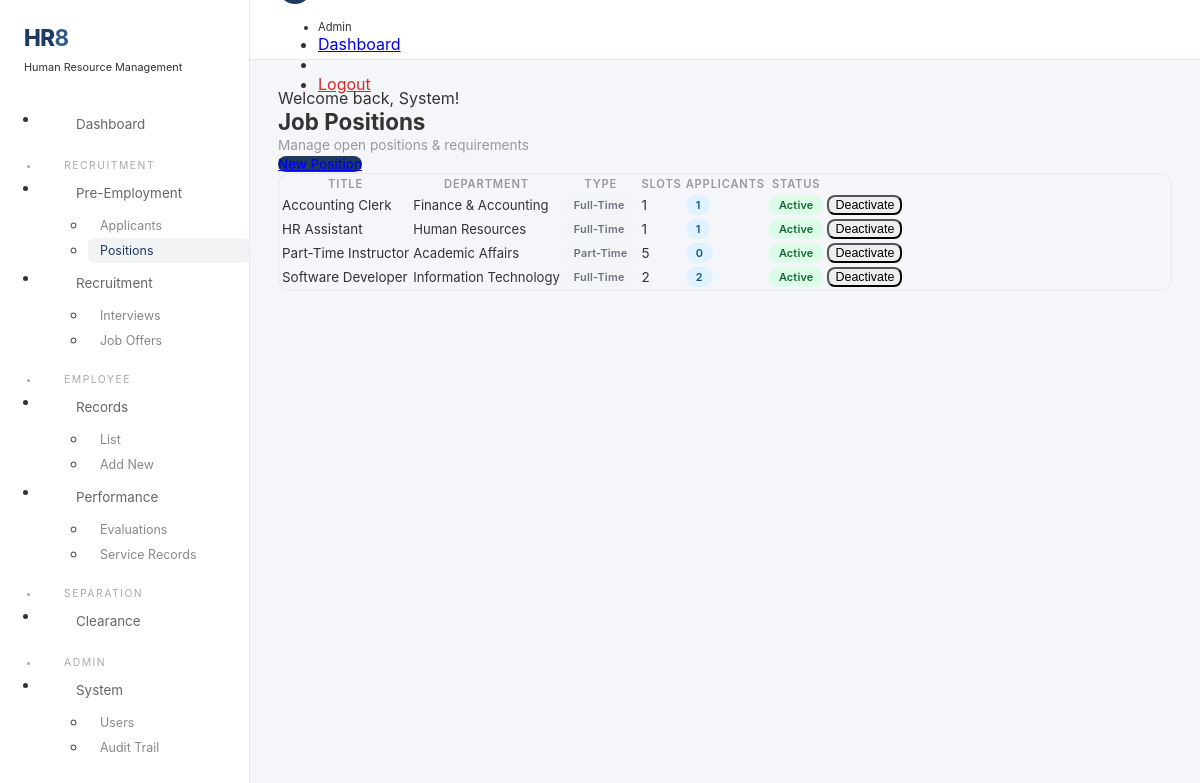
The page /modules/pre_employment/positions.php (signed in) on the database its author committed.
### tables this page shows
CREATE TABLE `job_positions` (
  `position_id` int(11) NOT NULL,
  `title` varchar(150) NOT NULL,
  `department_id` int(11) DEFAULT NULL,
  `description` text DEFAULT NULL,
  `requirements` text DEFAULT NULL,
  `employment_type` enum('Full-Time','Part-Time','Contractual','Probationary') DEFAULT 'Full-Time',
  `salary_grade` varchar(20) DEFAULT NULL,
  `slots` int(11) DEFAULT 1,
  `is_active` tinyint(1) DEFAULT 1,
  `created_by` int(11) DEFAULT NULL,
  `created_at` timestamp NOT NULL DEFAULT current_timestamp(),
  `updated_at` timestamp NOT NULL DEFAULT current_timestamp() ON UPDATE current_timestamp()
);

CREATE TABLE `departments` (
  `department_id` int(11) NOT NULL,
  `department_name` varchar(100) NOT NULL,
  `department_code` varchar(20) NOT NULL,
  `head_user_id` int(11) DEFAULT NULL,
  `is_active` tinyint(1) DEFAULT 1,
  `created_at` timestamp NOT NULL DEFAULT current_timestamp()
);

### config/db.php (called while the page is built, shortened)
<?php
class Database
{
    private static ?PDO $connection = null;
    public static function getConnection(): PDO
    {
        if (self::$connection === null) {
            try {
                $dsn = sprintf('mysql:host=%s;dbname=%s;charset=%s', self::DB_HOST, self::DB_NAME, self::DB_CHARSET);
                self::$connection = new PDO($dsn, self::DB_USER, self::DB_PASS, self::PDO_OPTIONS);
            } catch (PDOException $e) {
                $logDir = __DIR__ . '/../logs';
                if (!is_dir($logDir)) mkdir($logDir, 0755, true);
                error_log("[" . date('Y-m-d H:i:s') . "] DB Error: " . $e->getMessage() . PHP_EOL, 3, $logDir . '/db_errors.log');
                throw new RuntimeException('Database connection unavailable.');
            }
        }
        return self::$connection;
    }
}

### models/BaseModel.php (called while the page is built, shortened)
<?php
abstract class BaseModel
{
    public function __construct()
    {
        $this->db = Database::getConnection();
    }
}

### models/JobPosition.php (called while the page is built, shortened)
<?php
class JobPosition extends BaseModel
{
    public function getAllWithDepartment(): array
    {
        $sql = "SELECT jp.*, d.department_name,
                       (SELECT COUNT(*) FROM applicants a WHERE a.position_applied_id = jp.position_id AND a.status NOT IN ('Rejected','Withdrawn','Hired')) as active_applicants
                FROM job_positions jp
                LEFT JOIN departments d ON jp.department_id = d.department_id
                ORDER BY jp.title";
        return $this->db->query($sql)->fetchAll(PDO::FETCH_ASSOC);
    }
}

### includes/helpers.php (called while the page is built, shortened)
<?php
function sanitize_output(string $d): string { return htmlspecialchars($d, ENT_QUOTES, 'UTF-8'); }

### modules/pre_employment/positions.php (the view, shortened to what this page needs)
<?php
require_once __DIR__.'/../../config/db.php';require_once __DIR__.'/../../includes/helpers.php';require_once __DIR__.'/../../models/BaseModel.php';require_once __DIR__.'/../../models/JobPosition.php';
Auth::requireRole(['Admin','HR Manager','HR Staff']);$pm=new JobPosition();$dm=new Department();
$all=$pm->getAllWithDepartment();$depts=$dm->getActive();$showCreate=($_GET['action']??'')==='create';
$pageTitle='Job Positions';include __DIR__.'/../../includes/layout_top.php';
?>
<div class="page-hd uk-flex uk-flex-between uk-flex-middle uk-margin-bottom"><div><h3>Job Positions</h3><p>Manage open positions &amp; requirements</p></div><a href="?action=create" class="uk-button uk-button-primary uk-button-small"><span uk-icon="icon:plus;ratio:.8" class="uk-margin-small-right"></span>New Position</a></div>
<?php if($showCreate):?>
<div class="uk-card uk-card-default"><div class="uk-card-header"><h5 class="uk-margin-remove" style="font-weight:600;font-size:.9rem">Create Position</h5></div><div class="uk-card-body"><form method="POST" class="uk-form-stacked"><input type="hidden" name="csrf_token" value="<?=generate_csrf_token()?>"><input type="hidden" name="form_action" value="create">
<div class="uk-grid-small" uk-grid>
<div class="uk-width-1-2@m"><label class="uk-form-label">Title *</label><input type="text" name="title" class="uk-input uk-form-small" required></div>
<div class="uk-width-1-4@m"><label class="uk-form-label">Department</label><select name="department_id" class="uk-select uk-form-small"><option value="">Select</option><?php foreach($depts as $d):?><option value="<?=$d['department_id']?>"><?=sanitize_output($d['department_name'])?></option><?php endforeach;?></select></div>
<div class="uk-width-1-4@m"><label class="uk-form-label">Type</label><select name="employment_type" class="uk-select uk-form-small"><option>Full-Time</option><option>Part-Time</option><option>Contractual</option><option>Probationary</option></select></div>
<div class="uk-width-1-4@m"><label class="uk-form-label">Salary Grade</label><input type="text" name="salary_grade" class="uk-input uk-form-small"></div>
<div class="uk-width-1-4@m"><label class="uk-form-label">Slots</label><input type="number" name="slots" class="uk-input uk-form-small" value="1" min="1"></div>
<div class="uk-width-1-2@m"><label class="uk-form-label">Description</label><textarea name="description" class="uk-textarea uk-form-small" rows="3"></textarea></div>
<div class="uk-width-1-1 uk-margin-top"><button class="uk-button uk-button-primary uk-button-small">Save</button> <a href="?" class="uk-button uk-button-default uk-button-small">Cancel</a></div>
</div></form></div></div>
<?php else:?>
<div class="uk-card uk-card-default"><div class="uk-card-body np"><div class="uk-overflow-auto"><table class="uk-table uk-table-hover uk-table-middle uk-table-divider uk-margin-remove">
<thead><tr><th>Title</th><th>Department</th><th>Type</th><th>Slots</th><th>Applicants</th><th>Status</th><th></th></tr></thead><tbody>
<?php foreach($all as $p):?><tr><td class="uk-text-bold" style="font-size:.84rem"><?=sanitize_output($p['title'])?></td><td style="font-size:.82rem"><?=sanitize_output($p['department_name']??'—')?></td><td><span class="bd bd-secondary"><?=sanitize_output($p['employment_type'])?></span></td><td><?=$p['slots']?></td><td><span class="bd bd-info"><?=$p['active_applicants']?></span></td><td><?=$p['is_active']?'<span class="bd bd-success">Active</span>':'<span class="bd bd-secondary">Inactive</span>'?></td>
<td><form method="POST" class="uk-display-inline"><button class="uk-button uk-button-text uk-button-small" style="font-size:.78rem"><?=$p['is_active']?'Deactivate':'Activate'?></button></form></td></tr><?php endforeach;?>
</tbody></table></div></div></div>
<?php endif;?>
<?php include __DIR__.'/../../includes/layout_bottom.php';?>

### includes/layout_top.php (style rules this page uses)
:root { --c1:#1e3a5f;--c2:#2d5986;--bg:#f4f6f9;--card:#fff;--border:#e8e8e8 }
* { box-sizing:border-box }
body { background:var(--bg);font-family:-apple-system,BlinkMacSystemFont,'Segoe UI',Roboto,sans-serif;margin:0;color:#333 }
.uk-card { border-radius:12px;border:1px solid var(--border);overflow:hidden }
.uk-card-body { padding:24px }
.uk-card-body.np { padding:0 }
.uk-table th { font-size:.7rem;text-transform:uppercase;letter-spacing:.8px;color:#999;font-weight:600;white-space:nowrap }
.uk-table td { font-size:.85rem;vertical-align:middle }
.bd { display:inline-block;padding:3px 10px;border-radius:20px;font-size:.68rem;font-weight:600;letter-spacing:.2px;white-space:nowrap }
.bd-success { background:#dcfce7;color:#166534 }
.bd-info { background:#e0f2fe;color:#075985 }
.bd-secondary { background:#f3f4f6;color:#6b7280 }
.uk-button { border-radius:8px;font-weight:500;font-size:.84rem }
.uk-button-primary { background:var(--c1) }
.page-hd h3 { font-weight:700;font-size:1.4rem;margin:0 }
.page-hd p { color:#999;font-size:.85rem;margin:2px 0 0 }

### rows shown on the page
job_positions: title "Accounting Clerk", department.department_name "Finance & Accounting", employment_type "Full-Time", slots "1", active_applicants "1", is_active "Active"
job_positions: title "HR Assistant", department.department_name "Human Resources", employment_type "Full-Time", slots "1", active_applicants "1", is_active "Active"
job_positions: title "Part-Time Instructor", department.department_name "Academic Affairs", employment_type "Part-Time", slots "5", active_applicants "0", is_active "Active"
job_positions: title "Software Developer", department.department_name "Information Technology", employment_type "Full-Time", slots "2", active_applicants "2", is_active "Active"

### other values the page prints
Auth::getUserRole() "Admin"
sanitize_output($__msg) "Welcome back, System!"
